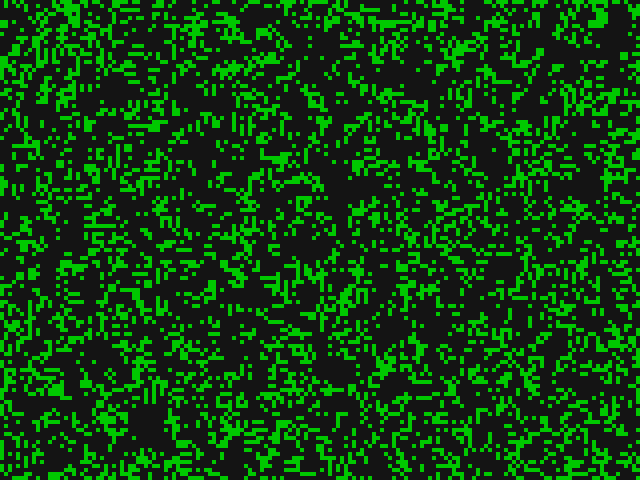
Frame 1 (no input)
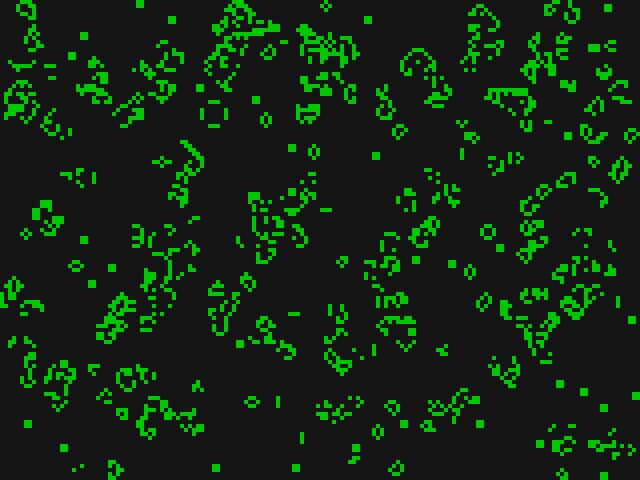
Frame 60 (the mouse pressed at the canvas centre just before this capture)
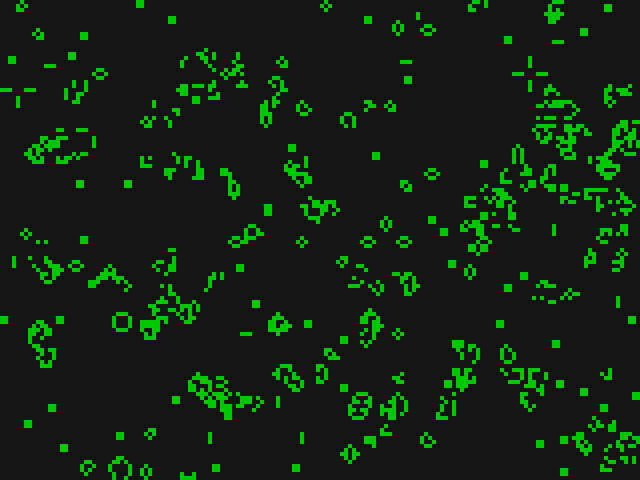
Frame 120 (the mouse held since frame 60 and released just before this capture)

The Processing sketch that drew these frames (run headless with seeded random() and noise(); from frame 60 on, the mouse is pressed at the canvas centre):

// Processing sketch: LifeGame
// ── LifeGame.pde
final int cellSize = 4;
int cellNumX, cellNumY;
int[][]cellStatus;

void setup() {
  size(640, 480);

  cellInit();
  noStroke();
}

void draw() {
  background(20);
  updateCells();
  drawCells();
  
}

void cellInit() {
  cellNumX = width/cellSize;
  cellNumY = height/cellSize;

  cellStatus = new int[cellNumX+2][cellNumY+2];
  for (int y = 1; y<=cellNumY; y++) {
    for (int x = 1; x<=cellNumX; x++) {
      cellStatus[x][y] = int(random(0, 2));
    }
  }
}

void drawCells() {
  for (int y = 1; y<=cellNumY; y++) {
    for (int x = 1; x<=cellNumX; x++) {
      noFill();
      if(cellStatus[x][y]==1){
        fill(0,200,0);
      }
      rect(cellSize*(x-1),cellSize*(y-1),cellSize,cellSize);
    }
  }
}

void updateCells() {
  int[][]tmpCells = new int[cellNumX+2][cellNumY+2];
  for (int y = 1; y<=cellNumY; y++) {
    for (int x = 1; x<=cellNumX; x++) {
      int amongCellNum = getAmongStatus(x, y);

      if (cellStatus[x][y] == 1) {
        if (amongCellNum == 2 || amongCellNum == 3) {
          tmpCells[x][y] = 1;
        } else {
          tmpCells[x][y] = 0;
        }
      } else {
        if (amongCellNum == 3) {
          tmpCells[x][y] = 1;
        } else {
          tmpCells[x][y] = 0;
        }
      };
    }
  }
  
  for (int y = 1; y<=cellNumY; y++) {
    for (int x = 1; x<=cellNumX; x++) {
      cellStatus[x][y] = tmpCells[x][y];
    }
  }
}

int getAmongStatus(int x, int y) {
  int counter = 0;
  for (int ay = -1; ay<=1; ay++) {
    for (int ax = -1; ax<=1; ax++) {
      if (ax == 0&& ay == 0) {//not count
      } else if (cellStatus[x+ax][y+ay]==1) {
        counter++;
      }
    }
  }
  return counter;
}
